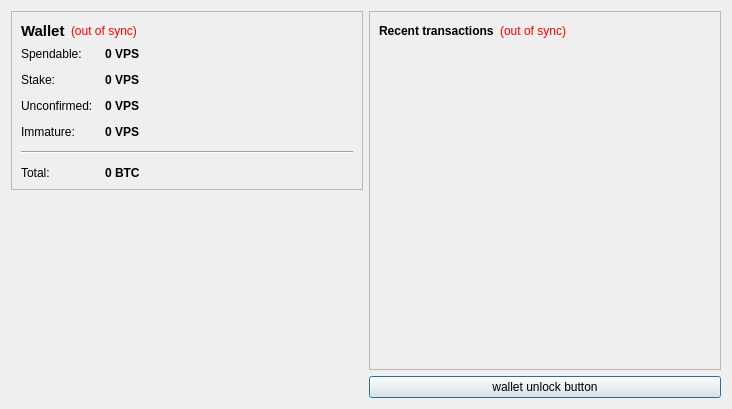
<?xml version="1.0" encoding="UTF-8"?>
<ui version="4.0">
 <class>OverviewPage</class>
 <widget class="QWidget" name="OverviewPage">
  <property name="geometry">
   <rect>
    <x>0</x>
    <y>0</y>
    <width>732</width>
    <height>409</height>
   </rect>
  </property>
  <property name="windowTitle">
   <string>Form</string>
  </property>
  <layout class="QHBoxLayout" name="horizontalLayout" stretch="0,0">
   <item>
    <layout class="QVBoxLayout" name="verticalLayout_2">
     <item>
      <widget class="QFrame" name="frame">
       <property name="frameShape">
        <enum>QFrame::StyledPanel</enum>
       </property>
       <property name="frameShadow">
        <enum>QFrame::Raised</enum>
       </property>
       <layout class="QVBoxLayout" name="verticalLayout_4">
        <item>
         <layout class="QHBoxLayout" name="horizontalLayout_4">
          <item>
           <widget class="QLabel" name="label_5">
            <property name="font">
             <font>
              <pointsize>11</pointsize>
              <weight>75</weight>
              <bold>true</bold>
             </font>
            </property>
            <property name="text">
             <string>Wallet</string>
            </property>
           </widget>
          </item>
          <item>
           <widget class="QLabel" name="labelWalletStatus">
            <property name="toolTip">
             <string>The displayed information may be out of date. Your wallet automatically synchronizes with the VPSCoin network after a connection is established, but this process has not completed yet.</string>
            </property>
            <property name="styleSheet">
             <string notr="true">QLabel { color: red; }</string>
            </property>
            <property name="text">
             <string notr="true">(out of sync)</string>
            </property>
            <property name="alignment">
             <set>Qt::AlignLeading|Qt::AlignLeft|Qt::AlignVCenter</set>
            </property>
           </widget>
          </item>
          <item>
           <spacer name="horizontalSpacer_2">
            <property name="orientation">
             <enum>Qt::Horizontal</enum>
            </property>
            <property name="sizeHint" stdset="0">
             <size>
              <width>40</width>
              <height>20</height>
             </size>
            </property>
           </spacer>
          </item>
         </layout>
        </item>
        <item>
         <layout class="QFormLayout" name="formLayout_2">
          <property name="fieldGrowthPolicy">
           <enum>QFormLayout::AllNonFixedFieldsGrow</enum>
          </property>
          <property name="horizontalSpacing">
           <number>12</number>
          </property>
          <property name="verticalSpacing">
           <number>12</number>
          </property>
          <item row="0" column="0">
           <widget class="QLabel" name="label">
            <property name="text">
             <string>Spendable:</string>
            </property>
           </widget>
          </item>
          <item row="0" column="1">
           <widget class="QLabel" name="labelBalance">
            <property name="font">
             <font>
              <weight>75</weight>
              <bold>true</bold>
             </font>
            </property>
            <property name="cursor">
             <cursorShape>IBeamCursor</cursorShape>
            </property>
            <property name="toolTip">
             <string>Your current spendable balance</string>
            </property>
            <property name="text">
             <string notr="true">0 VPS</string>
            </property>
            <property name="textInteractionFlags">
             <set>Qt::LinksAccessibleByMouse|Qt::TextSelectableByKeyboard|Qt::TextSelectableByMouse</set>
            </property>
           </widget>
          </item>
          <item row="1" column="0">
           <widget class="QLabel" name="label_6">
            <property name="text">
             <string>Stake:</string>
            </property>
           </widget>
          </item>
          <item row="1" column="1">
           <widget class="QLabel" name="labelStake">
            <property name="font">
             <font>
              <weight>75</weight>
              <bold>true</bold>
             </font>
            </property>
            <property name="cursor">
             <cursorShape>IBeamCursor</cursorShape>
            </property>
            <property name="toolTip">
             <string>Total of coins that was staked, and do not yet count toward the current balance</string>
            </property>
            <property name="text">
             <string notr="true">0 VPS</string>
            </property>
            <property name="textInteractionFlags">
             <set>Qt::LinksAccessibleByMouse|Qt::TextSelectableByKeyboard|Qt::TextSelectableByMouse</set>
            </property>
           </widget>
          </item>
          <item row="2" column="0">
           <widget class="QLabel" name="label_3">
            <property name="text">
             <string>Unconfirmed:</string>
            </property>
           </widget>
          </item>
          <item row="2" column="1">
           <widget class="QLabel" name="labelUnconfirmed">
            <property name="font">
             <font>
              <weight>75</weight>
              <bold>true</bold>
             </font>
            </property>
            <property name="cursor">
             <cursorShape>IBeamCursor</cursorShape>
            </property>
            <property name="toolTip">
             <string>Total of transactions that have yet to be confirmed, and do not yet count toward the current balance</string>
            </property>
            <property name="text">
             <string notr="true">0 VPS</string>
            </property>
            <property name="textInteractionFlags">
             <set>Qt::LinksAccessibleByMouse|Qt::TextSelectableByKeyboard|Qt::TextSelectableByMouse</set>
            </property>
           </widget>
          </item>
          <item row="3" column="0">
           <widget class="QLabel" name="labelImmatureText">
            <property name="text">
             <string>Immature:</string>
            </property>
           </widget>
          </item>
          <item row="3" column="1">
           <widget class="QLabel" name="labelImmature">
            <property name="font">
             <font>
              <weight>75</weight>
              <bold>true</bold>
             </font>
            </property>
            <property name="toolTip">
             <string>Mined balance that has not yet matured</string>
            </property>
            <property name="text">
             <string notr="true">0 VPS</string>
            </property>
            <property name="textInteractionFlags">
             <set>Qt::LinksAccessibleByMouse|Qt::TextSelectableByKeyboard|Qt::TextSelectableByMouse</set>
            </property>
           </widget>
          </item>
          <item row="4" column="0" colspan="2">
           <widget class="Line" name="line">
            <property name="orientation">
             <enum>Qt::Horizontal</enum>
            </property>
           </widget>
          </item>
          <item row="5" column="0">
           <widget class="QLabel" name="labelTotalText">
            <property name="text">
             <string>Total:</string>
            </property>
           </widget>
          </item>
          <item row="5" column="1">
           <widget class="QLabel" name="labelTotal">
            <property name="font">
             <font>
              <weight>75</weight>
              <bold>true</bold>
             </font>
            </property>
            <property name="cursor">
             <cursorShape>IBeamCursor</cursorShape>
            </property>
            <property name="toolTip">
             <string>Your current total balance</string>
            </property>
            <property name="text">
             <string notr="true">0 BTC</string>
            </property>
            <property name="textInteractionFlags">
             <set>Qt::LinksAccessibleByMouse|Qt::TextSelectableByKeyboard|Qt::TextSelectableByMouse</set>
            </property>
           </widget>
          </item>
         </layout>
        </item>
       </layout>
      </widget>
     </item>
     <item>
      <spacer name="verticalSpacer_4">
       <property name="orientation">
        <enum>Qt::Vertical</enum>
       </property>
       <property name="sizeHint" stdset="0">
        <size>
         <width>20</width>
         <height>40</height>
        </size>
       </property>
      </spacer>
     </item>
     <item>
      <widget class="QLabel" name="label_2">
       <property name="text">
        <string/>
       </property>
       <property name="pixmap">
        <pixmap resource="../bitcoin.qrc">:/images/Wallet_Logo</pixmap>
       </property>
       <property name="alignment">
        <set>Qt::AlignCenter</set>
       </property>
      </widget>
     </item>
     <item>
      <spacer name="verticalSpacer">
       <property name="orientation">
        <enum>Qt::Vertical</enum>
       </property>
       <property name="sizeHint" stdset="0">
        <size>
         <width>20</width>
         <height>40</height>
        </size>
       </property>
      </spacer>
     </item>
    </layout>
   </item>
   <item>
    <layout class="QVBoxLayout" name="verticalLayout_3">
     <item>
      <widget class="QFrame" name="frame_2">
       <property name="frameShape">
        <enum>QFrame::StyledPanel</enum>
       </property>
       <property name="frameShadow">
        <enum>QFrame::Raised</enum>
       </property>
       <layout class="QVBoxLayout" name="verticalLayout">
        <item>
         <layout class="QHBoxLayout" name="horizontalLayout_2">
          <item>
           <widget class="QLabel" name="label_4">
            <property name="text">
             <string>&lt;b&gt;Recent transactions&lt;/b&gt;</string>
            </property>
           </widget>
          </item>
          <item>
           <widget class="QLabel" name="labelTransactionsStatus">
            <property name="toolTip">
             <string>The displayed information may be out of date. Your wallet automatically synchronizes with the VPSCoin network after a connection is established, but this process has not completed yet.</string>
            </property>
            <property name="styleSheet">
             <string notr="true">QLabel { color: red; }</string>
            </property>
            <property name="text">
             <string notr="true">(out of sync)</string>
            </property>
            <property name="alignment">
             <set>Qt::AlignRight|Qt::AlignTrailing|Qt::AlignVCenter</set>
            </property>
           </widget>
          </item>
          <item>
           <spacer name="horizontalSpacer">
            <property name="orientation">
             <enum>Qt::Horizontal</enum>
            </property>
            <property name="sizeHint" stdset="0">
             <size>
              <width>40</width>
              <height>20</height>
             </size>
            </property>
           </spacer>
          </item>
         </layout>
        </item>
        <item>
         <widget class="QListView" name="listTransactions">
          <property name="styleSheet">
           <string notr="true">QListView { background: transparent; }</string>
          </property>
          <property name="frameShape">
           <enum>QFrame::NoFrame</enum>
          </property>
          <property name="verticalScrollBarPolicy">
           <enum>Qt::ScrollBarAlwaysOff</enum>
          </property>
          <property name="horizontalScrollBarPolicy">
           <enum>Qt::ScrollBarAlwaysOff</enum>
          </property>
          <property name="selectionMode">
           <enum>QAbstractItemView::NoSelection</enum>
          </property>
         </widget>
        </item>
       </layout>
      </widget>
     </item>
     <item>
      <widget class="QPushButton" name="unlockWalletButton">
       <property name="sizePolicy">
        <sizepolicy hsizetype="Minimum" vsizetype="Fixed">
         <horstretch>0</horstretch>
         <verstretch>0</verstretch>
        </sizepolicy>
       </property>
       <property name="maximumSize">
        <size>
         <width>16777214</width>
         <height>16777214</height>
        </size>
       </property>
       <property name="toolTip">
        <string/>
       </property>
       <property name="text">
        <string>wallet unlock button</string>
       </property>
       <property name="checkable">
        <bool>false</bool>
       </property>
       <property name="autoDefault">
        <bool>false</bool>
       </property>
       <property name="default">
        <bool>true</bool>
       </property>
       <property name="flat">
        <bool>false</bool>
       </property>
      </widget>
     </item>
    </layout>
   </item>
  </layout>
 </widget>
 <resources>
  <include location="../bitcoin.qrc"/>
 </resources>
 <connections/>
</ui>
